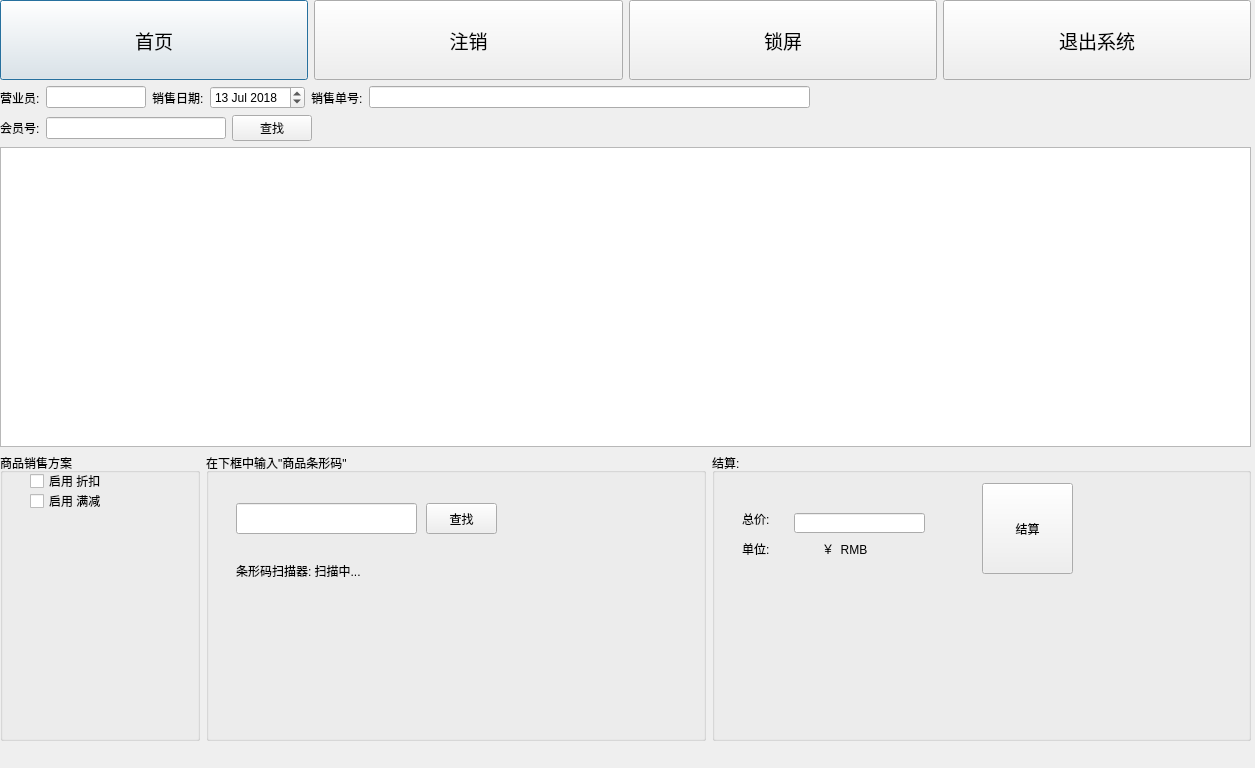
<?xml version="1.0" encoding="UTF-8"?>
<ui version="4.0">
 <class>CashierDialog</class>
 <widget class="QDialog" name="CashierDialog">
  <property name="geometry">
   <rect>
    <x>0</x>
    <y>0</y>
    <width>1255</width>
    <height>768</height>
   </rect>
  </property>
  <property name="windowTitle">
   <string>Dialog</string>
  </property>
  <widget class="QWidget" name="verticalLayoutWidget">
   <property name="geometry">
    <rect>
     <x>0</x>
     <y>0</y>
     <width>1251</width>
     <height>741</height>
    </rect>
   </property>
   <layout class="QVBoxLayout" name="verticalLayout">
    <item>
     <layout class="QHBoxLayout" name="horizontalLayout_3">
      <item>
       <widget class="QPushButton" name="pushButton">
        <property name="minimumSize">
         <size>
          <width>100</width>
          <height>80</height>
         </size>
        </property>
        <property name="font">
         <font>
          <family>Arial</family>
          <pointsize>14</pointsize>
         </font>
        </property>
        <property name="text">
         <string>首页</string>
        </property>
       </widget>
      </item>
      <item>
       <widget class="QPushButton" name="pushButton_2">
        <property name="minimumSize">
         <size>
          <width>100</width>
          <height>80</height>
         </size>
        </property>
        <property name="font">
         <font>
          <family>Arial</family>
          <pointsize>14</pointsize>
         </font>
        </property>
        <property name="text">
         <string>注销</string>
        </property>
       </widget>
      </item>
      <item>
       <widget class="QPushButton" name="pushButton_4">
        <property name="minimumSize">
         <size>
          <width>100</width>
          <height>80</height>
         </size>
        </property>
        <property name="font">
         <font>
          <family>Arial</family>
          <pointsize>14</pointsize>
         </font>
        </property>
        <property name="text">
         <string>锁屏</string>
        </property>
       </widget>
      </item>
      <item>
       <widget class="QPushButton" name="pushButton_3">
        <property name="minimumSize">
         <size>
          <width>100</width>
          <height>80</height>
         </size>
        </property>
        <property name="font">
         <font>
          <family>Arial</family>
          <pointsize>14</pointsize>
         </font>
        </property>
        <property name="text">
         <string>退出系统</string>
        </property>
       </widget>
      </item>
     </layout>
    </item>
    <item>
     <layout class="QHBoxLayout" name="horizontalLayout">
      <item>
       <widget class="QLabel" name="label">
        <property name="text">
         <string>营业员:</string>
        </property>
       </widget>
      </item>
      <item>
       <widget class="QLineEdit" name="cashierNameLineEdit">
        <property name="maximumSize">
         <size>
          <width>100</width>
          <height>16777215</height>
         </size>
        </property>
       </widget>
      </item>
      <item>
       <widget class="QLabel" name="label_2">
        <property name="text">
         <string>销售日期:</string>
        </property>
       </widget>
      </item>
      <item>
       <widget class="QDateEdit" name="sellDate">
        <property name="date">
         <date>
          <year>2018</year>
          <month>7</month>
          <day>13</day>
         </date>
        </property>
       </widget>
      </item>
      <item>
       <widget class="QLabel" name="label_3">
        <property name="text">
         <string>销售单号:</string>
        </property>
       </widget>
      </item>
      <item>
       <widget class="QLineEdit" name="sellOrderNumber">
        <property name="readOnly">
         <bool>true</bool>
        </property>
       </widget>
      </item>
      <item>
       <spacer name="horizontalSpacer">
        <property name="orientation">
         <enum>Qt::Horizontal</enum>
        </property>
        <property name="sizeHint" stdset="0">
         <size>
          <width>40</width>
          <height>20</height>
         </size>
        </property>
       </spacer>
      </item>
     </layout>
    </item>
    <item>
     <layout class="QHBoxLayout" name="horizontalLayout_2">
      <item>
       <widget class="QLabel" name="label_4">
        <property name="text">
         <string>会员号:</string>
        </property>
       </widget>
      </item>
      <item>
       <widget class="QLineEdit" name="memberNumber">
        <property name="maximumSize">
         <size>
          <width>180</width>
          <height>16777215</height>
         </size>
        </property>
       </widget>
      </item>
      <item>
       <widget class="QPushButton" name="searchMember">
        <property name="text">
         <string>查找</string>
        </property>
       </widget>
      </item>
      <item>
       <spacer name="horizontalSpacer_2">
        <property name="orientation">
         <enum>Qt::Horizontal</enum>
        </property>
        <property name="sizeHint" stdset="0">
         <size>
          <width>40</width>
          <height>20</height>
         </size>
        </property>
       </spacer>
      </item>
     </layout>
    </item>
    <item>
     <widget class="QTableView" name="dataTableView">
      <property name="maximumSize">
       <size>
        <width>16777215</width>
        <height>300</height>
       </size>
      </property>
     </widget>
    </item>
    <item>
     <layout class="QGridLayout" name="gridLayout">
      <item row="0" column="0">
       <widget class="QGroupBox" name="groupBox_4">
        <property name="minimumSize">
         <size>
          <width>0</width>
          <height>150</height>
         </size>
        </property>
        <property name="maximumSize">
         <size>
          <width>200</width>
          <height>16777215</height>
         </size>
        </property>
        <property name="title">
         <string>商品销售方案</string>
        </property>
        <widget class="QCheckBox" name="checkBox">
         <property name="geometry">
          <rect>
           <x>30</x>
           <y>20</y>
           <width>91</width>
           <height>16</height>
          </rect>
         </property>
         <property name="text">
          <string>启用 折扣</string>
         </property>
        </widget>
        <widget class="QCheckBox" name="checkBox_2">
         <property name="geometry">
          <rect>
           <x>30</x>
           <y>40</y>
           <width>71</width>
           <height>16</height>
          </rect>
         </property>
         <property name="text">
          <string>启用 满减</string>
         </property>
        </widget>
       </widget>
      </item>
      <item row="0" column="1">
       <widget class="QGroupBox" name="groupBox_5">
        <property name="maximumSize">
         <size>
          <width>500</width>
          <height>16777215</height>
         </size>
        </property>
        <property name="title">
         <string>在下框中输入&quot;商品条形码&quot;</string>
        </property>
        <widget class="QLineEdit" name="barcodeLineEdit">
         <property name="geometry">
          <rect>
           <x>30</x>
           <y>50</y>
           <width>181</width>
           <height>31</height>
          </rect>
         </property>
        </widget>
        <widget class="QPushButton" name="searchGoodPushButton">
         <property name="geometry">
          <rect>
           <x>220</x>
           <y>50</y>
           <width>71</width>
           <height>31</height>
          </rect>
         </property>
         <property name="text">
          <string>查找</string>
         </property>
        </widget>
        <widget class="QLabel" name="label_5">
         <property name="geometry">
          <rect>
           <x>30</x>
           <y>110</y>
           <width>151</width>
           <height>16</height>
          </rect>
         </property>
         <property name="text">
          <string>条形码扫描器: 扫描中...</string>
         </property>
        </widget>
       </widget>
      </item>
      <item row="0" column="2">
       <widget class="QGroupBox" name="groupBox_6">
        <property name="title">
         <string>结算:</string>
        </property>
        <widget class="QPushButton" name="settlementPushButton">
         <property name="geometry">
          <rect>
           <x>270</x>
           <y>30</y>
           <width>91</width>
           <height>91</height>
          </rect>
         </property>
         <property name="text">
          <string>结算</string>
         </property>
        </widget>
        <widget class="QLineEdit" name="totalPriceEditLine">
         <property name="geometry">
          <rect>
           <x>82</x>
           <y>60</y>
           <width>131</width>
           <height>20</height>
          </rect>
         </property>
         <property name="readOnly">
          <bool>true</bool>
         </property>
        </widget>
        <widget class="QLabel" name="label_6">
         <property name="geometry">
          <rect>
           <x>30</x>
           <y>60</y>
           <width>54</width>
           <height>12</height>
          </rect>
         </property>
         <property name="text">
          <string>总价:</string>
         </property>
        </widget>
        <widget class="QLabel" name="label_7">
         <property name="geometry">
          <rect>
           <x>30</x>
           <y>90</y>
           <width>54</width>
           <height>12</height>
          </rect>
         </property>
         <property name="text">
          <string>单位:</string>
         </property>
        </widget>
        <widget class="QLabel" name="label_8">
         <property name="geometry">
          <rect>
           <x>110</x>
           <y>90</y>
           <width>54</width>
           <height>12</height>
          </rect>
         </property>
         <property name="text">
          <string>￥  RMB</string>
         </property>
        </widget>
       </widget>
      </item>
     </layout>
    </item>
   </layout>
  </widget>
 </widget>
 <resources/>
 <connections/>
</ui>
